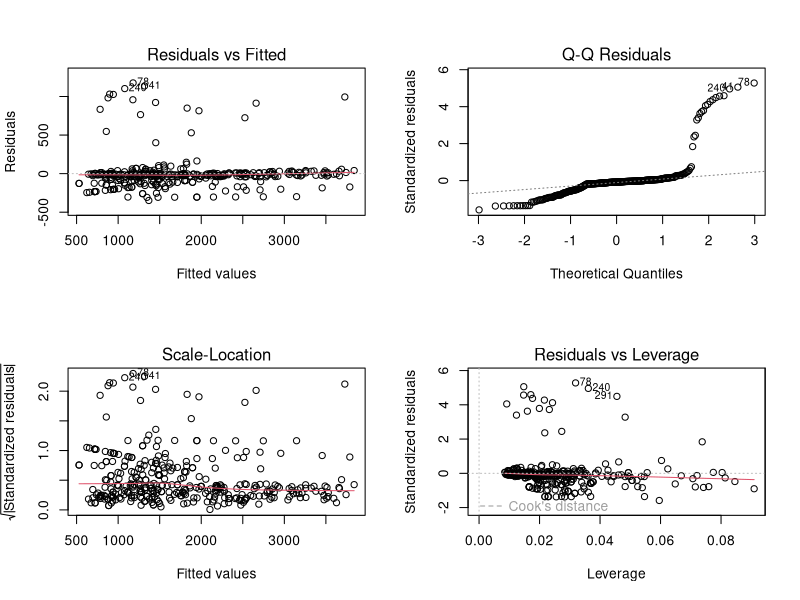

Source code (R): (Note: this script raises an error after producing the figure.)
## ---- chunk 1
library(tidyverse)
library(readr)       # Both readr and lubridate should be included already when installing tidyverse
library(lubridate)
## ---- chunk 2
# Import data, convert weeks into date datatype
production_data <- read_csv('CSV/weekly_factory_production.csv',
                            col_types = cols(
                              week = col_date(format = "%Y-%m-%d")))
# Are there null vals
colSums((is.na(production_data)))

# Add month column
production_data$MONTH_PRODUCED <- format(production_data$week, "%Y-%m")

# Rename all columns to exclude spaces
production_data <- production_data %>%
  rename(
     "Classic_Cars" = `Classic Cars`,
     "Trucks_and_Buses" = `Trucks and Buses`,
     "Vintage_Cars" = `Vintage Cars` 
  )

# The outlier column indicates sections of weekly cost data that deviates from the norm. Create a flag column with 1 indicating that the row has outlieing data
production_data$outlier_flag <- if_else(production_data$outlier > 0, 1, 0)

# Calculate total production
production_data$TOTAL_UNITS <- production_data$Classic_Cars + production_data$Motorcycles + production_data$Planes + production_data$Ships + production_data$Trucks_and_Buses+production_data$Vintage_Cars

# Calculate item production costs
production_data$`AGGREGATE_CPU` <- production_data$weekly_cost / production_data$TOTAL_UNITS
## ---- chunk 3
# Import sales data, Convert N/A values back to North America, and format date
sales_data <- read_csv("CSV/sales_data_sample_cleaned.csv")
sales_data$TERRITORY[is.na(sales_data$TERRITORY)] <- "NA"
sales_data$ORDERDATE <- mdy(sales_data$ORDERDATE)

# Create a Month_Ordered Column containing the month and year combined
sales_data$MONTH_ORDERED <- format(sales_data$ORDERDATE, "%Y-%m")
## ---- chunk 4
regression_products <- lm(data = production_data, weekly_cost ~ Classic_Cars + Motorcycles +
                            Planes + Ships + Trucks_and_Buses + Vintage_Cars)
summary(regression_products)
## ---- chunk 5
F0_Production <- production_data %>% filter(factory_id == "0")
F1_Production <- production_data %>% filter(factory_id == "1")
F2_Production <- production_data %>% filter(factory_id == "2")

## ---- chunk 6
f0_regression <- lm(data = F0_Production, weekly_cost ~ Classic_Cars + Ships)
summary(f0_regression)

f1_regression <- lm(data = F1_Production,weekly_cost ~  Motorcycles +Trucks_and_Buses)
summary(f1_regression)

f2_regression <- lm(data = F2_Production,weekly_cost ~ Planes+Vintage_Cars)
summary(f2_regression)

#include the factory for the regression
Master_Regression <- lm(weekly_cost ~ Classic_Cars + Motorcycles + Planes + Ships + 
                  Trucks_and_Buses + Vintage_Cars + factor(factory_id), 
                  data = production_data,
                  weights = if_else(production_data$outlier == 0, 1, 0))
summary(Master_Regression)
par(mfrow=c(2,2))
plot(Master_Regression)
par(mfrow=c(1,1))
## ---- chunk 7
# Crate a long format of production data
 
# Assign predicted coefficients of regression model to long format model
reg_coeffs <- coef(Master_Regression)
#Clean up the back ticks generated in production line names
names(reg_coeffs) <- gsub("`","", names(reg_coeffs))
# Define the base production intercept
base_intercept <- reg_coeffs["(Intercept)"]

# Implement regression calculated product cost per unit
weekly_productions_by_productline <- weekly_productions_by_productline %>%
  mutate(
    REGRESSION_CPU = ifelse(UNITS_PRODUCED > 0,
                            reg_coeffs[PRODUCTLINE],
                            0)
    )

# add intercepts based on factory id_ factory 0 is base ID
weekly_productions_by_productline <- weekly_productions_by_productline %>%
  mutate(
    REG_FACTORY_BASE_COST = base_intercept + case_when(
      factory_id == 1 ~ reg_coeffs["factor(factory_id)1"],
      factory_id == 2 ~ reg_coeffs["factor(factory_id)2"],
      TRUE            ~ 0 # This handles Factory 0
    )
  )
# add regression product costs
weekly_productions_by_productline$REG_TTL_PROD_COST_NO_BASE <- weekly_productions_by_productline$REGRESSION_CPU * weekly_productions_by_productline$UNITS_PRODUCED

weekly_productions_by_productline
## ---- chunk 8
# condense the data by month and product line
monthly_productions_factory_X_productline <- weekly_productions_by_productline %>%
  group_by(Month, PRODUCTLINE, factory_id) %>%
  summarise(
    TOTAL_UNITS_PRODUCED = sum(UNITS_PRODUCED),
    .groups = "drop"
  ) %>% filter(TOTAL_UNITS_PRODUCED != 0)
# Implement regression calculated product cost per unit
monthly_productions_factory_X_productline <- monthly_productions_factory_X_productline %>%
  mutate(
    REGRESSION_CPU = ifelse(TOTAL_UNITS_PRODUCED > 0,
                            reg_coeffs[PRODUCTLINE],
                            0)
    )

# add intercepts based on factory id_ factory 0 is base ID
monthly_productions_factory_X_productline <-monthly_productions_factory_X_productline %>%
  mutate(
    REG_FACTORY_BASE_COST = base_intercept + case_when(
      factory_id == 1 ~ reg_coeffs["factor(factory_id)1"],
      factory_id == 2 ~ reg_coeffs["factor(factory_id)2"],
      TRUE            ~ 0 # This handles Factory 0
    )
  )
# add regression product costs without base
monthly_productions_factory_X_productline$REG_PROD_COST_NO_BASE <-monthly_productions_factory_X_productline$REGRESSION_CPU * monthly_productions_factory_X_productline$TOTAL_UNITS_PRODUCED
# add regression product costs with base
monthly_productions_factory_X_productline$AVG_PRODUCTION_COST_W_BASE <- monthly_productions_factory_X_productline$REGRESSION_CPU *
  monthly_productions_factory_X_productline$TOTAL_UNITS_PRODUCED + 
  monthly_productions_factory_X_productline$REG_FACTORY_BASE_COST

monthly_productions_factory_X_productline

## ---- chunk 9
#Calculate average price by product type- used for product monthly data
monthly_sales_by_productline <- sales_data %>%
  group_by(MONTH_ORDERED, PRODUCTLINE) %>%
  summarise(
    MIN_PRICE_SOLD = min(PRICEEACH, na.rm = TRUE),
      AVG_PRICE_SOLD = mean(PRICEEACH, na.rm = TRUE),
    MAX_PRICE_SOLD = max(PRICEEACH, na.rm = TRUE),
    AVG_SHIPPED_PER_ORDER = mean(QUANTITYORDERED, na.rm = TRUE),
    TOTAL_SHIPPED = sum(QUANTITYORDERED, na.rm = TRUE),
    TOTAL_SALES = sum(SALES)
  )
monthly_sales_by_productline

Final_SalesXProduction_Productline <- monthly_productions_factory_X_productline %>%
  full_join(monthly_sales_by_productline,
            by = c("Month" = "MONTH_ORDERED","PRODUCTLINE"))
# Calculate profits per product
Final_SalesXProduction_Productline$MIN_PRODUCT_PROFIT <- Final_SalesXProduction_Productline$MIN_PRICE_SOLD - Final_SalesXProduction_Productline$REGRESSION_CPU
Final_SalesXProduction_Productline$AVG_PRODUCT_PROFIT <- Final_SalesXProduction_Productline$AVG_PRICE_SOLD - Final_SalesXProduction_Productline$REGRESSION_CPU
Final_SalesXProduction_Productline$Max_PRODUCT_PROFIT <- Final_SalesXProduction_Productline$MAX_PRICE_SOLD - Final_SalesXProduction_Productline$REGRESSION_CPU
            
# Add Average Revenue per product
Final_SalesXProduction_Productline$MIN_TOTAL_REVENUE <- Final_SalesXProduction_Productline$TOTAL_SHIPPED * Final_SalesXProduction_Productline$MIN_PRICE_SOLD
Final_SalesXProduction_Productline$AVG_TOTAL_REVENUE <- Final_SalesXProduction_Productline$TOTAL_SHIPPED * Final_SalesXProduction_Productline$AVG_PRICE_SOLD
Final_SalesXProduction_Productline$MAX_TOTAL_REVENUE <- Final_SalesXProduction_Productline$TOTAL_SHIPPED * Final_SalesXProduction_Productline$MAX_PRICE_SOLD
# Add average profit 
Final_SalesXProduction_Productline$MIN_TOTAL_PROFIT <- Final_SalesXProduction_Productline$MIN_TOTAL_REVENUE - Final_SalesXProduction_Productline$AVG_PRODUCTION_COST_W_BASE
Final_SalesXProduction_Productline$AVG_TOTAL_PROFIT <- Final_SalesXProduction_Productline$AVG_TOTAL_REVENUE - Final_SalesXProduction_Productline$AVG_PRODUCTION_COST_W_BASE
Final_SalesXProduction_Productline$MAX_TOTAL_PROFIT <- Final_SalesXProduction_Productline$MAX_TOTAL_REVENUE - Final_SalesXProduction_Productline$AVG_PRODUCTION_COST_W_BASE
Final_SalesXProduction_Productline$ACTUAL_TOTAL_PROFIT <- Final_SalesXProduction_Productline$TOTAL_SALES - Final_SalesXProduction_Productline$AVG_PRODUCTION_COST_W_BASE

Final_SalesXProduction_Productline
## ---- chunk 10
write_csv(Final_SalesXProduction_Productline, file.choose(new = TRUE))
write_csv(Final_SalesXProduction_Month, file.choose(new = TRUE))
